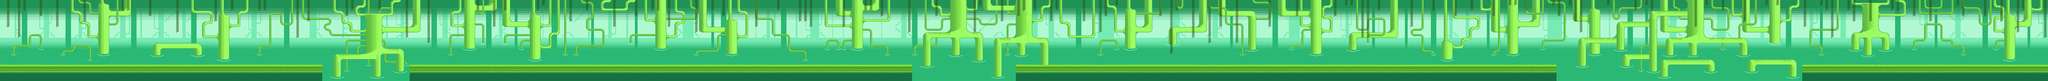

This is a level from a 2D game, rendered from its Tiled map with the project's own tilesets. A one-line summary and the map file follow, with tile-layer data summarised:
An orthogonal 375x15 tile map with 16x16 px tiles, 12 tile layers (Chão, Fundo, Água, Grama, ...).

<map version="1.0" orientation="orthogonal" renderorder="right-down" width="375" height="15" tilewidth="16" tileheight="16" nextobjectid="1">
 <tileset firstgid="1" name="Tiles Pântano" tilewidth="16" tileheight="16">
  <image source="pantano.png" width="320" height="320" />
 </tileset>
 <layer name="Chão" width="375" height="15">
  <data>[5625 cells, 885 non-empty, 12 distinct tile ids]</data>
 </layer>
 <layer name="Fundo" width="375" height="15">
  <data>[5625 cells, 2250 non-empty, 1 distinct tile ids]</data>
 </layer>
 <layer name="Água" width="375" height="15">
  <data>[5625 cells, 2115 non-empty, 3 distinct tile ids]</data>
 </layer>
 <layer name="Grama" width="375" height="15">
  <data>[5625 cells, 316 non-empty, 5 distinct tile ids]</data>
 </layer>
 <layer name="Ondas da água" width="375" height="15">
  <data>[5625 cells, 1 non-empty, 1 distinct tile ids]</data>
 </layer>
 <layer name="Árvores do fundo" width="375" height="15">
  <data>[5625 cells, 876 non-empty, 26 distinct tile ids]</data>
 </layer>
 <layer name="Sombra verde" width="375" height="15">
  <data>[5625 cells, 1500 non-empty, 4 distinct tile ids]</data>
 </layer>
 <layer name="Árvores secundárias" width="375" height="15">
  <data>[5625 cells, 968 non-empty, 160 distinct tile ids]</data>
 </layer>
 <layer name="Galhos adicionais" width="375" height="15">
  <data>[5625 cells, 638 non-empty, 68 distinct tile ids]</data>
 </layer>
 <layer name="Árvores principais" width="375" height="15">
  <data>[5625 cells, 521 non-empty, 129 distinct tile ids]</data>
 </layer>
 <layer name="Musgos" width="375" height="15">
  <data>[5625 cells, 58 non-empty, 4 distinct tile ids]</data>
 </layer>
 <layer name="Cipós" width="375" height="15">
  <data>[5625 cells, 395 non-empty, 2 distinct tile ids]</data>
 </layer>
</map>
